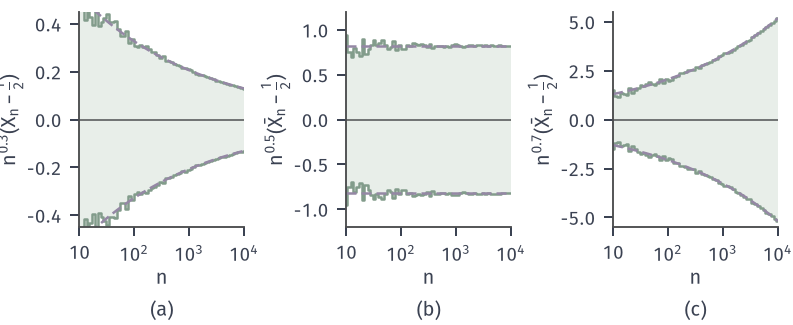

The Python source for this figure:
from pathlib import Path
import sys
HERE = Path(__file__).resolve().parent
sys.path.insert(0, str(HERE.parent/'clt-common'))
from clt_fig import *
# Fair coin. Exact central 90% band (5% and 95% quantiles) of n^a (Xbar_n - 1/2)
# for a = 0.3, 0.5, 0.7 and n = 10..10^4, computed from the exact Bin(n,1/2) law.
AS = (0.3, 0.5, 0.7)
ns = np.unique(np.round(np.logspace(1, 4, 60)).astype(int))
fig, axs = figure(width_mm=112, height_mm=46, ncols=3)
panel(fig, left=.1, right=.98, bottom=.3, wspace=.62)
facts = {}
def q(n, a, u):
    pm = binpmf(n); F = np.cumsum(pm); k = int(np.searchsorted(F, u))
    return n**a*(k/n-.5)
for ax, a in zip(axs, AS):
    lo = np.array([q(n, a, .05) for n in ns]); hi = np.array([q(n, a, .95) for n in ns])
    ax.fill_between(ns, lo, hi, color=GREEN_FILL, lw=0, step='mid')
    ax.plot(ns, lo, color=GREEN, lw=1.0, drawstyle='steps-mid'); ax.plot(ns, hi, color=GREEN, lw=1.0, drawstyle='steps-mid')
    ref = 1.6449*.5*ns**(a-.5)
    ax.plot(ns, ref, color=PURPLE, lw=1.0, ls=DASH); ax.plot(ns, -ref, color=PURPLE, lw=1.0, ls=DASH)
    ax.axhline(0, color=STROKE, lw=.6)
    ax.set_xscale('log'); logticks(ax, [1, 2, 3, 4], 'x'); ax.set_xlim(10, 1e4)
    facts['a=%.1f' % a] = {'q95_n10': float(hi[0]), 'q95_n10000': float(hi[-1])}
axs[0].set_ylim(-.45, .45); axs[1].set_ylim(-1.2, 1.2); axs[2].set_ylim(-5.5, 5.5)
for ax, a in zip(axs, AS):
    axlab(ax, '$n$', r'$n^{%.1f}(\bar{X}_n-\frac{1}{2})$' % a)
tags(fig, axs)
save(fig, HERE, 'figure', facts)
